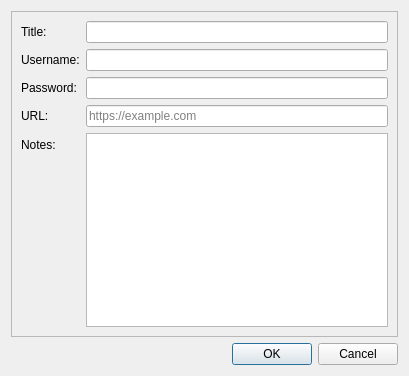
<?xml version="1.0" encoding="UTF-8"?>
<ui version="4.0">
 <class>AddPasswordEntryDialog</class>
 <widget class="QDialog" name="AddPasswordEntryDialog">
  <property name="windowModality">
   <enum>Qt::WindowModality::WindowModal</enum>
  </property>
  <property name="geometry">
   <rect>
    <x>0</x>
    <y>0</y>
    <width>409</width>
    <height>376</height>
   </rect>
  </property>
  <property name="windowTitle">
   <string>PasswordManager - Add password entry</string>
  </property>
  <layout class="QVBoxLayout" name="verticalLayout">
   <item>
    <widget class="QFrame" name="mainDialogFrame">
     <property name="frameShape">
      <enum>QFrame::Shape::StyledPanel</enum>
     </property>
     <property name="frameShadow">
      <enum>QFrame::Shadow::Raised</enum>
     </property>
     <layout class="QVBoxLayout" name="verticalLayout_2">
      <item>
       <layout class="QFormLayout" name="formLayout">
        <item row="0" column="0">
         <widget class="QLabel" name="titleLabel">
          <property name="text">
           <string>Title:</string>
          </property>
         </widget>
        </item>
        <item row="0" column="1">
         <widget class="QLineEdit" name="titleLineEdit"/>
        </item>
        <item row="1" column="0">
         <widget class="QLabel" name="usernameLabel">
          <property name="text">
           <string>Username:</string>
          </property>
         </widget>
        </item>
        <item row="1" column="1">
         <widget class="QLineEdit" name="usernameLineEdit"/>
        </item>
        <item row="2" column="0">
         <widget class="QLabel" name="passwordLabel">
          <property name="text">
           <string>Password:</string>
          </property>
         </widget>
        </item>
        <item row="2" column="1">
         <widget class="QLineEdit" name="passwordLineEdit">
          <property name="echoMode">
           <enum>QLineEdit::EchoMode::Password</enum>
          </property>
         </widget>
        </item>
        <item row="3" column="0">
         <widget class="QLabel" name="urlLabel">
          <property name="text">
           <string>URL:</string>
          </property>
         </widget>
        </item>
        <item row="3" column="1">
         <widget class="QLineEdit" name="urlLineEdit">
          <property name="placeholderText">
           <string>https://example.com</string>
          </property>
         </widget>
        </item>
        <item row="4" column="0">
         <widget class="QLabel" name="notesLabel">
          <property name="text">
           <string>Notes:</string>
          </property>
         </widget>
        </item>
        <item row="4" column="1">
         <widget class="QPlainTextEdit" name="notesPlainTextEdit"/>
        </item>
       </layout>
      </item>
     </layout>
    </widget>
   </item>
   <item>
    <widget class="QDialogButtonBox" name="dialogButtonBox">
     <property name="orientation">
      <enum>Qt::Orientation::Horizontal</enum>
     </property>
     <property name="standardButtons">
      <set>QDialogButtonBox::StandardButton::Cancel|QDialogButtonBox::StandardButton::Ok</set>
     </property>
    </widget>
   </item>
  </layout>
 </widget>
 <tabstops>
  <tabstop>titleLineEdit</tabstop>
  <tabstop>usernameLineEdit</tabstop>
  <tabstop>passwordLineEdit</tabstop>
  <tabstop>urlLineEdit</tabstop>
 </tabstops>
 <resources/>
 <connections>
  <connection>
   <sender>dialogButtonBox</sender>
   <signal>accepted()</signal>
   <receiver>AddPasswordEntryDialog</receiver>
   <slot>accept()</slot>
   <hints>
    <hint type="sourcelabel">
     <x>227</x>
     <y>165</y>
    </hint>
    <hint type="destinationlabel">
     <x>157</x>
     <y>183</y>
    </hint>
   </hints>
  </connection>
  <connection>
   <sender>dialogButtonBox</sender>
   <signal>rejected()</signal>
   <receiver>AddPasswordEntryDialog</receiver>
   <slot>reject()</slot>
   <hints>
    <hint type="sourcelabel">
     <x>295</x>
     <y>171</y>
    </hint>
    <hint type="destinationlabel">
     <x>286</x>
     <y>183</y>
    </hint>
   </hints>
  </connection>
 </connections>
</ui>
